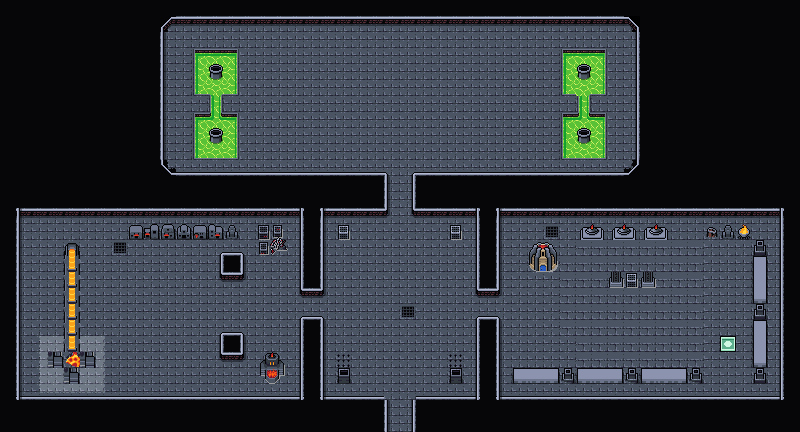

This game map was drawn from its Tiled (.tmx) file and the tilesets committed beside it. A one-line description and the trimmed map source follow:
An orthogonal 50x27 tile map with 16x16 px tiles, 4 tile layers (Collision, Floor and Walls, Walls Supplementary, Clutter), 2 tilesets and 27 objects.

<map version="1.10" tiledversion="1.10.1" orientation="orthogonal" renderorder="right-down" width="50" height="27" tilewidth="16" tileheight="16" infinite="0" nextlayerid="9" nextobjectid="98">
 <editorsettings>
  <export target="wastetown..tmx" format="tmx" />
 </editorsettings>
 <properties>
  <property name="dungeonEffect">{
  "startBattleWithCard": [ "March of the Machines" ],
}</property>
 </properties>
 <tileset firstgid="1" source="../../tileset/main.tsx" />
 <tileset firstgid="10113" source="../../tileset/buildings.tsx" />
 <layer id="6" name="Collision" width="50" height="27">
  <data>[1350 cells, 246 non-empty, 7 distinct tile ids]</data>
 </layer>
 <layer id="7" name="Floor and Walls" width="50" height="27">
  <data>[1350 cells, 917 non-empty, 20 distinct tile ids]</data>
 </layer>
 <layer id="8" name="Walls Supplementary" width="50" height="27">
  <data>[1350 cells, 98 non-empty, 14 distinct tile ids]</data>
 </layer>
 <layer id="3" name="Clutter" width="50" height="27">
  <properties>
   <property name="spriteLayer" type="bool" value="true" />
  </properties>
  <data>[1350 cells, 415 non-empty, 71 distinct tile ids]</data>
 </layer>
 <objectgroup id="4" name="Objects">
  <object id="38" template="../../obj/entry_up.tx" x="392.003" y="430.664">
   <properties>
    <property name="teleport" value="" />
   </properties>
  </object>
  <object id="50" template="../../obj/enemy.tx" x="167.442" y="360.525">
   <properties>
    <property name="enemy" value="Goblin Artificer" />
    <property name="threatRange" type="int" value="30" />
    <property name="waypoints" value="85,wait1,84" />
   </properties>
  </object>
  <object id="62" template="../../obj/gold.tx" x="612.2" y="163.276" />
  <object id="65" template="../../obj/gold.tx" x="718.376" y="387.094" />
  <object id="66" template="../../obj/gold.tx" x="172.877" y="109.076" />
  <object id="68" template="../../obj/enemy.tx" x="161.837" y="296.881">
   <properties>
    <property name="enemy" value="Goblin Artificer" />
    <property name="threatRange" type="int" value="30" />
    <property name="waypoints" value="86,87,83" />
   </properties>
  </object>
  <object id="69" template="../../obj/enemy.tx" x="622.514" y="340.31">
   <properties>
    <property name="enemy" value="Construct" />
    <property name="threatRange" type="int" value="30" />
    <property name="waypoints" value="90,91,96,91" />
   </properties>
  </object>
  <object id="72" template="../../obj/gold.tx" x="34.7974" y="292.312" />
  <object id="73" template="../../obj/enemy.tx" x="391.834" y="231.5">
   <properties>
    <property name="enemy" value="Construct" />
    <property name="threatRange" type="int" value="30" />
   </properties>
  </object>
  <object id="74" template="../../obj/enemy.tx" x="398.667" y="110">
   <properties>
    <property name="effect">{ "startBattleWithCardInCommandZone": [ "Slobad's Boss Effect"]
}</property>
    <property name="enemy" value="Slobad" />
    <property name="threatRange" type="int" value="90" />
    <property name="waypoints" value="92,93,95,94" />
   </properties>
  </object>
  <object id="79" template="../../obj/manashards.tx" x="510" y="238" />
  <object id="80" template="../../obj/manashards.tx" x="615" y="70" />
  <object id="81" template="../../obj/manashards.tx" x="175" y="50" />
  <object id="82" template="../../obj/manashards.tx" x="30" y="243" />
  <object id="83" template="../../obj/waypoint.tx" x="158" y="264" />
  <object id="84" template="../../obj/waypoint.tx" x="237" y="381.667" />
  <object id="85" template="../../obj/waypoint.tx" x="91" y="376" />
  <object id="86" template="../../obj/waypoint.tx" x="238" y="321" />
  <object id="87" template="../../obj/waypoint.tx" x="101" y="297" />
  <object id="90" template="../../obj/waypoint.tx" x="680.333" y="262.667" />
  <object id="91" template="../../obj/waypoint.tx" x="679.333" y="346.667" />
  <object id="92" template="../../obj/waypoint.tx" x="504.667" y="54.3333" />
  <object id="93" template="../../obj/waypoint.tx" x="502.667" y="151" />
  <object id="94" template="../../obj/waypoint.tx" x="314.667" y="57.3333" />
  <object id="95" template="../../obj/waypoint.tx" x="314" y="148.667" />
  <object id="96" template="../../obj/waypoint.tx" x="563.667" y="343.667" />
  <object id="97" template="../../obj/booster.tx" x="401" y="43">
   <properties>
    <property name="reward">[
  {
    "editions": [ "DMU" ],
    "type": "card",
    "count": 10,
    "rarity": [ "Common" ]
  },
  {
    "editions": [ "DMU" ],
    "type": "card",
    "count": 3,
    "rarity": [ "Uncommon" ]
  },
  {
    "editions": [ "DMU" ],
    "type": "card",
    "count": 1,
    "rarity": [ "Rare", "Mythic Rare" ]
  }
]
</property>
   </properties>
  </object>
 </objectgroup>
</map>
